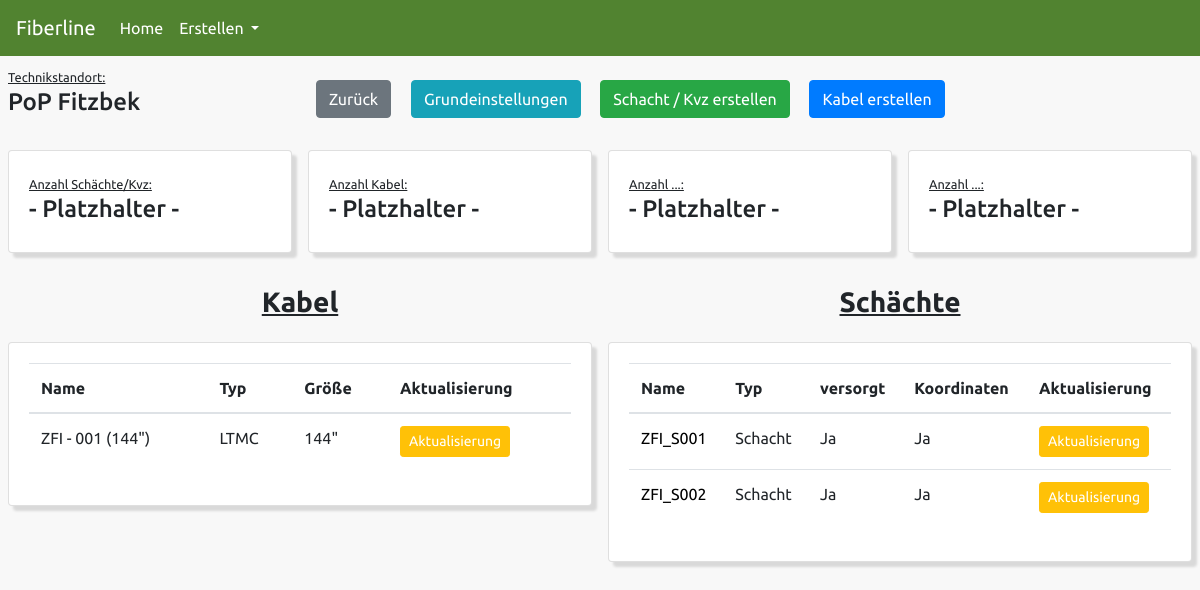
The app's page /view/technikstandort/4/ with its own data.
### app_fiberline/models.py (models this page shows, shortened)
class Technikstandort(models.Model):
    name = models.CharField(max_length=100, null=False, blank=False, unique=True)
    customer = models.ForeignKey(Customer, null=False, blank=False, on_delete=models.CASCADE)
    project = models.ForeignKey(Project, null=False, blank=False, on_delete=models.CASCADE)
    cluster = models.ForeignKey(Cluster, null=False, blank=False, on_delete=models.CASCADE)
    type = models.CharField(max_length=10, null=False, blank=False, choices=TYPES, default=TYPES[0][0])
    wdm = models.CharField(max_length=10, null=False, blank=False, choices=WDM, default=WDM[2][1])
    ies_01 = models.ForeignKey(IES, null=True, blank=True, on_delete=models.CASCADE, related_name="ies_01")
    ies_02 = models.ForeignKey(IES, null=True, blank=True, on_delete=models.CASCADE, related_name="ies_02")
    ies_03 = models.ForeignKey(IES, null=True, blank=True, on_delete=models.CASCADE, related_name="ies_03")
    ies_04 = models.ForeignKey(IES, null=True, blank=True, on_delete=models.CASCADE, related_name="ies_04")
    ies_05 = models.ForeignKey(IES, null=True, blank=True, on_delete=models.CASCADE, related_name="ies_05")
    ies_06 = models.ForeignKey(IES, null=True, blank=True, on_delete=models.CASCADE, related_name="ies_06")
    ies_07 = models.ForeignKey(IES, null=True, blank=True, on_delete=models.CASCADE, related_name="ies_07")
    ies_08 = models.ForeignKey(IES, null=True, blank=True, on_delete=models.CASCADE, related_name="ies_08")
    ies_09 = models.ForeignKey(IES, null=True, blank=True, on_delete=models.CASCADE, related_name="ies_09")
    ies_10 = models.ForeignKey(IES, null=True, blank=True, on_delete=models.CASCADE, related_name="ies_10")
    ies_11 = models.ForeignKey(IES, null=True, blank=True, on_delete=models.CASCADE, related_name="ies_11")
    ies_12 = models.ForeignKey(IES, null=True, blank=True, on_delete=models.CASCADE, related_name="ies_12")
    ies_13 = models.ForeignKey(IES, null=True, blank=True, on_delete=models.CASCADE, related_name="ies_13")
    ies_14 = models.ForeignKey(IES, null=True, blank=True, on_delete=models.CASCADE, related_name="ies_14")
    ies_15 = models.ForeignKey(IES, null=True, blank=True, on_delete=models.CASCADE, related_name="ies_15")
    user_created = models.CharField(max_length=50, null=False, blank=False)
    date_created = models.DateTimeField(auto_now_add=True)
    class Meta:
        ordering = ['name']

class Kabel(models.Model):
    name = models.CharField(max_length=100, null=False, blank=False, unique=True)
    technikstandort = models.ForeignKey(Technikstandort, null=True, blank=True, on_delete=models.CASCADE)
    type = models.CharField(max_length=15, null=False, blank=False, choices=KABELTYP, default=KABELTYP[1][1])
    buendel_anzahl = models.IntegerField(default=0)
    buendel_groesse = models.IntegerField(default=0)
    faser_anzahl = models.IntegerField(default=0)
    farbe = models.CharField(max_length=25, null=True, blank=True, choices=KABELFARBEN, default=KABELFARBEN[9][1])
    lagen = models.CharField(max_length=1, null=True, blank=True, choices=KABELLAGEN, default=KABELLAGEN[0][0])
    user_created = models.CharField(max_length=50, null=False, blank=False)
    date_created = models.DateTimeField(auto_now_add=True)
    class Meta:
        ordering = ['name']

class Schacht_Kvz(models.Model):
    name = models.CharField(max_length=100, null=False, blank=False, unique=True)
    customer = models.CharField(max_length=100, null=True, blank=True)
    project = models.CharField(max_length=100, null=True, blank=True)
    cluster = models.CharField(max_length=100, null=True, blank=True)
    technikstandort_id = models.CharField(max_length=255, null=True, blank=True)
    technikstandort = models.CharField(max_length=100, null=True, blank=True)
    type = models.CharField(max_length=25, null=False, blank=False, choices=SCHACHT_KVZ, default=SCHACHT_KVZ[2][1])
    rohr_abgaenge = models.IntegerField(default=3)
    rohr_einzelrohre_typ = models.ForeignKey(RohrTyp, null=True, blank=True, on_delete=models.CASCADE)
    kabel_status_versorgt = models.BooleanField(default=True)
    kabel_a_seite = models.ForeignKey(Kabel, null=True, blank=True, on_delete=models.CASCADE, related_name="a_seite")
    kabel_b_seite = models.ForeignKey(Kabel, null=True, blank=True, on_delete=models.CASCADE, related_name="b_seite")
    faser_a_versorgt_von = models.IntegerField(default=0)
    faser_a_versorgt_bis = models.IntegerField(default=0)
    faser_b_versorgt_von = models.IntegerField(default=0)
    faser_b_versorgt_bis = models.IntegerField(default=0)
    geo_latitude = models.CharField(max_length=25, null=True, blank=True, default="51.165691")
    geo_longitude = models.CharField(max_length=25, null=True, blank=True, default="10.451526")
    user_created = models.CharField(max_length=50, null=False, blank=False)
    user_updated = models.CharField(max_length=50, null=False, blank=False, default="-")
    date_created = models.DateTimeField(auto_now_add=True)
    date_updated = models.DateTimeField(auto_now=True)
    class Meta:
        ordering = ['name']
    def getTrueFalse(self):
        x = ['Nein' if self.kabel_status_versorgt == False else 'Ja']
        return x[0]
    def status_geo(self):
        if self.geo_latitude != '51.165691' and self.geo_longitude != '10.451526':
            return 'Ja'
        else:
            return 'Nein'

### app_fiberline/views.py (the view)
# urls.py: path('view/technikstandort/<str:pk>/', views.view_technikstandort, name="Technikstandort"),
def view_technikstandort(request, pk):
    tst_db = Technikstandort.objects.get(id=pk)
    try:
        tst_default = TechnikstandortDefault.objects.get(technikstandort_name=tst_db.name)
        schacht_kvz_db = Schacht_Kvz.objects.filter(technikstandort=tst_db.name)
        kabel_db = Kabel.objects.filter(technikstandort=tst_db.id)
    except Exception as e:
        tst_default = None
        schacht_kvz_db = None
        kabel_db = None
    default_exists = [0 if not tst_default else 1]
    default_exists = default_exists[0]
    context = {'tst_db': tst_db, 'schacht_kvz_db': schacht_kvz_db, 'kabel_db': kabel_db, 'default_exists': default_exists}
    return render(request, 'app_fiberline/view_technikstandort.html', context)

### app_fiberline/templates/app_fiberline/view_technikstandort.html (shortened to what this page needs)
{% extends 'app_fiberline/base.html' %}
{% block content %}
<div class="grid-container">
    <div class="content-information">
        <small>Technikstandort:</small>
        <h4>{{ tst_db.name }}</h4>
    </div>
    <div class="content-buttons">
        <button type="button" class="btn btn-secondary btn-list"><a href="{% url 'Main' %}">Zurück</a></button>
        {% if default_exists == 0 %}
            <button type="button" class="btn btn-info btn-list"><a href="{% url 'CreateTechnikstandortDefault' tst_db.id %}">Grundeinstellungen</a></button>
        {% else %}
            <button type="button" class="btn btn-info btn-list"><a href="{% url 'UpdateTechnikstandortDefault' tst_db.id %}">Grundeinstellungen</a></button>
        {% endif %}
        <button type="button" class="btn btn-success btn-list"><a href="{% url 'CreateSchachtKvz' tst_db.id %}">Schacht / Kvz erstellen</a></button>
        <button type="button" class="btn btn-primary btn-list"><a href="{% url 'CreateKabel' tst_db.id %}">Kabel erstellen</a></button>
    </div>
    <div class="content-card-01">
        <div class="card">
            <div class="card-body">
                <small>Anzahl Schächte/Kvz:</small>
                <h4>- Platzhalter -</h4>
            </div>
        </div>
    </div>
    <div class="content-card-02">
        <div class="card">
            <div class="card-body">
                <small>Anzahl Kabel:</small>
                <h4>- Platzhalter -</h4>
            </div>
        </div>
    </div>
    <div class="content-card-03">
        <div class="card">
            <div class="card-body">
                <small>Anzahl ...:</small>
                <h4>- Platzhalter -</h4>
            </div>
        </div>
    </div>
    <div class="content-card-04">
        <div class="card">
            <div class="card-body">
                <small>Anzahl ...:</small>
                <h4>- Platzhalter -</h4>
            </div>
        </div>
    </div>
    <div class="content-title-01">
        <h3>Kabel</h3>
    </div>
    <div class="content-title-02">
        <h3>Schächte</h3>
    </div>
    <div class="content-list-cable">
        <div class="card">
            <div class="card-body">
                <table class="table table-hover">
                    <thead>
                        <tr>
                            <th scope="col">Name</th>
                            <th scope="col">Typ</th>
                            <th scope="col">Größe</th>
                            <th scope="col">Aktualisierung</th>
                        </tr>
                    </thead>
                    <tbody>
                        {% for item in kabel_db %}
                            <tr>
                                <td>{{ item.name }}</td>
                                <td>{{ item.type }}</td>
                                <td>{{ item.faser_anzahl }}"</td>
                                <td><button type="button" class="btn btn-warning btn-sm"><a href="{% url 'UpdateKabel' item.id %}">Aktualisierung</a></button></td>
                            </tr>
                        {% endfor %}
                    </tbody>
                </table>
            </div>
        </div>
    </div>
    <div class="content-list-schacht-kvz">
        <div class="card">
            <div class="card-body">
                <table class="table table-hover">
                    <thead>
                        <tr>
                            <th scope="col">Name</th>
                            <th scope="col">Typ</th>
                            <th scope="col">versorgt</th>
                            <th scope="col">Koordinaten</th>
                            <th scope="col">Aktualisierung</th>
                        </tr>
                    </thead>
                    <tbody>
                        {% for item in schacht_kvz_db %}
                            <tr>
                                <td><a class="link-schacht-kvz" href="{% url 'SchachtKvz' item.id %}">{{ item.name }}</a></td>
                                <td>{{ item.type }}</td>
                                <td>{{ item.getTrueFalse }}</td>
                                <td>{{ item.status_geo }}</td>
                                <td><button type="button" class="btn btn-warning btn-sm"><a href="{% url 'UpdateSchachtKvz' item.id %}">Aktualisierung</a></button></td>
                            </tr>
                        {% endfor %}
                    </tbody>
                </table>
            </div>
        </div>
    </div>
</div>
{% endblock content %}

### records on screen
Technikstandort: name "PoP Fitzbek"
Kabel: name "ZFI - 001 (144\")", type "LTMC", faser_anzahl "144"
Schacht_Kvz: name "ZFI_S001", type "Schacht", getTrueFalse "Ja", status_geo "Ja"
Schacht_Kvz: name "ZFI_S002", type "Schacht", getTrueFalse "Ja", status_geo "Ja"
